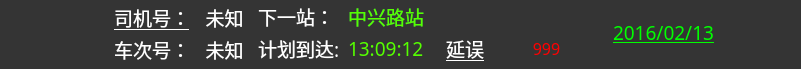
   <widget class="QFrame" name="frame_top">
    <property name="geometry">
     <rect>
      <x>0</x>
      <y>0</y>
      <width>801</width>
      <height>69</height>
     </rect>
    </property>
    <property name="palette">
     <palette>
      <active>
       <colorrole role="WindowText">
        <brush brushstyle="SolidPattern">
         <color alpha="255">
          <red>255</red>
          <green>255</green>
          <blue>255</blue>
         </color>
        </brush>
       </colorrole>
       <colorrole role="Button">
        <brush brushstyle="SolidPattern">
         <color alpha="255">
          <red>52</red>
          <green>52</green>
          <blue>52</blue>
         </color>
        </brush>
       </colorrole>
       <colorrole role="Light">
        <brush brushstyle="SolidPattern">
         <color alpha="255">
          <red>78</red>
          <green>78</green>
          <blue>78</blue>
         </color>
        </brush>
       </colorrole>
       <colorrole role="Midlight">
        <brush brushstyle="SolidPattern">
         <color alpha="255">
          <red>65</red>
          <green>65</green>
          <blue>65</blue>
         </color>
        </brush>
       </colorrole>
       <colorrole role="Dark">
        <brush brushstyle="SolidPattern">
         <color alpha="255">
          <red>26</red>
          <green>26</green>
          <blue>26</blue>
         </color>
        </brush>
       </colorrole>
       <colorrole role="Mid">
        <brush brushstyle="SolidPattern">
         <color alpha="255">
          <red>34</red>
          <green>34</green>
          <blue>34</blue>
         </color>
        </brush>
       </colorrole>
       <colorrole role="Text">
        <brush brushstyle="SolidPattern">
         <color alpha="255">
          <red>255</red>
          <green>255</green>
          <blue>255</blue>
         </color>
        </brush>
       </colorrole>
       <colorrole role="BrightText">
        <brush brushstyle="SolidPattern">
         <color alpha="255">
          <red>255</red>
          <green>255</green>
          <blue>255</blue>
         </color>
        </brush>
       </colorrole>
       <colorrole role="ButtonText">
        <brush brushstyle="SolidPattern">
         <color alpha="255">
          <red>255</red>
          <green>255</green>
          <blue>255</blue>
         </color>
        </brush>
       </colorrole>
       <colorrole role="Base">
        <brush brushstyle="SolidPattern">
         <color alpha="255">
          <red>0</red>
          <green>0</green>
          <blue>0</blue>
         </color>
        </brush>
       </colorrole>
       <colorrole role="Window">
        <brush brushstyle="SolidPattern">
         <color alpha="255">
          <red>52</red>
          <green>52</green>
          <blue>52</blue>
         </color>
        </brush>
       </colorrole>
       <colorrole role="Shadow">
        <brush brushstyle="SolidPattern">
         <color alpha="255">
          <red>0</red>
          <green>0</green>
          <blue>0</blue>
         </color>
        </brush>
       </colorrole>
       <colorrole role="AlternateBase">
        <brush brushstyle="SolidPattern">
         <color alpha="255">
          <red>26</red>
          <green>26</green>
          <blue>26</blue>
         </color>
        </brush>
       </colorrole>
       <colorrole role="ToolTipBase">
        <brush brushstyle="SolidPattern">
         <color alpha="255">
          <red>255</red>
          <green>255</green>
          <blue>220</blue>
         </color>
        </brush>
       </colorrole>
       <colorrole role="ToolTipText">
        <brush brushstyle="SolidPattern">
         <color alpha="255">
          <red>0</red>
          <green>0</green>
          <blue>0</blue>
         </color>
        </brush>
       </colorrole>
      </active>
      <inactive>
       <colorrole role="WindowText">
        <brush brushstyle="SolidPattern">
         <color alpha="255">
          <red>255</red>
          <green>255</green>
          <blue>255</blue>
         </color>
        </brush>
       </colorrole>
       <colorrole role="Button">
        <brush brushstyle="SolidPattern">
         <color alpha="255">
          <red>52</red>
          <green>52</green>
          <blue>52</blue>
         </color>
        </brush>
       </colorrole>
       <colorrole role="Light">
        <brush brushstyle="SolidPattern">
         <color alpha="255">
          <red>78</red>
          <green>78</green>
          <blue>78</blue>
         </color>
        </brush>
       </colorrole>
       <colorrole role="Midlight">
        <brush brushstyle="SolidPattern">
         <color alpha="255">
          <red>65</red>
          <green>65</green>
          <blue>65</blue>
         </color>
        </brush>
       </colorrole>
       <colorrole role="Dark">
        <brush brushstyle="SolidPattern">
         <color alpha="255">
          <red>26</red>
          <green>26</green>
          <blue>26</blue>
         </color>
        </brush>
       </colorrole>
       <colorrole role="Mid">
        <brush brushstyle="SolidPattern">
         <color alpha="255">
          <red>34</red>
          <green>34</green>
          <blue>34</blue>
         </color>
        </brush>
       </colorrole>
       <colorrole role="Text">
        <brush brushstyle="SolidPattern">
         <color alpha="255">
          <red>255</red>
          <green>255</green>
          <blue>255</blue>
         </color>
        </brush>
       </colorrole>
       <colorrole role="BrightText">
        <brush brushstyle="SolidPattern">
         <color alpha="255">
          <red>255</red>
          <green>255</green>
          <blue>255</blue>
         </color>
        </brush>
       </colorrole>
       <colorrole role="ButtonText">
        <brush brushstyle="SolidPattern">
         <color alpha="255">
          <red>255</red>
          <green>255</green>
          <blue>255</blue>
         </color>
        </brush>
       </colorrole>
       <colorrole role="Base">
        <brush brushstyle="SolidPattern">
         <color alpha="255">
          <red>0</red>
          <green>0</green>
          <blue>0</blue>
         </color>
        </brush>
       </colorrole>
       <colorrole role="Window">
        <brush brushstyle="SolidPattern">
         <color alpha="255">
          <red>52</red>
          <green>52</green>
          <blue>52</blue>
         </color>
        </brush>
       </colorrole>
       <colorrole role="Shadow">
        <brush brushstyle="SolidPattern">
         <color alpha="255">
          <red>0</red>
          <green>0</green>
          <blue>0</blue>
         </color>
        </brush>
       </colorrole>
       <colorrole role="AlternateBase">
        <brush brushstyle="SolidPattern">
         <color alpha="255">
          <red>26</red>
          <green>26</green>
          <blue>26</blue>
         </color>
        </brush>
       </colorrole>
       <colorrole role="ToolTipBase">
        <brush brushstyle="SolidPattern">
         <color alpha="255">
          <red>255</red>
          <green>255</green>
          <blue>220</blue>
         </color>
        </brush>
       </colorrole>
       <colorrole role="ToolTipText">
        <brush brushstyle="SolidPattern">
         <color alpha="255">
          <red>0</red>
          <green>0</green>
          <blue>0</blue>
         </color>
        </brush>
       </colorrole>
      </inactive>
      <disabled>
       <colorrole role="WindowText">
        <brush brushstyle="SolidPattern">
         <color alpha="255">
          <red>26</red>
          <green>26</green>
          <blue>26</blue>
         </color>
        </brush>
       </colorrole>
       <colorrole role="Button">
        <brush brushstyle="SolidPattern">
         <color alpha="255">
          <red>52</red>
          <green>52</green>
          <blue>52</blue>
         </color>
        </brush>
       </colorrole>
       <colorrole role="Light">
        <brush brushstyle="SolidPattern">
         <color alpha="255">
          <red>78</red>
          <green>78</green>
          <blue>78</blue>
         </color>
        </brush>
       </colorrole>
       <colorrole role="Midlight">
        <brush brushstyle="SolidPattern">
         <color alpha="255">
          <red>65</red>
          <green>65</green>
          <blue>65</blue>
         </color>
        </brush>
       </colorrole>
       <colorrole role="Dark">
        <brush brushstyle="SolidPattern">
         <color alpha="255">
          <red>26</red>
          <green>26</green>
          <blue>26</blue>
         </color>
        </brush>
       </colorrole>
       <colorrole role="Mid">
        <brush brushstyle="SolidPattern">
         <color alpha="255">
          <red>34</red>
          <green>34</green>
          <blue>34</blue>
         </color>
        </brush>
       </colorrole>
       <colorrole role="Text">
        <brush brushstyle="SolidPattern">
         <color alpha="255">
          <red>26</red>
          <green>26</green>
          <blue>26</blue>
         </color>
        </brush>
       </colorrole>
       <colorrole role="BrightText">
        <brush brushstyle="SolidPattern">
         <color alpha="255">
          <red>255</red>
          <green>255</green>
          <blue>255</blue>
         </color>
        </brush>
       </colorrole>
       <colorrole role="ButtonText">
        <brush brushstyle="SolidPattern">
         <color alpha="255">
          <red>26</red>
          <green>26</green>
          <blue>26</blue>
         </color>
        </brush>
       </colorrole>
       <colorrole role="Base">
        <brush brushstyle="SolidPattern">
         <color alpha="255">
          <red>52</red>
          <green>52</green>
          <blue>52</blue>
         </color>
        </brush>
       </colorrole>
       <colorrole role="Window">
        <brush brushstyle="SolidPattern">
         <color alpha="255">
          <red>52</red>
          <green>52</green>
          <blue>52</blue>
         </color>
        </brush>
       </colorrole>
       <colorrole role="Shadow">
        <brush brushstyle="SolidPattern">
         <color alpha="255">
          <red>0</red>
          <green>0</green>
          <blue>0</blue>
         </color>
        </brush>
       </colorrole>
       <colorrole role="AlternateBase">
        <brush brushstyle="SolidPattern">
         <color alpha="255">
          <red>52</red>
          <green>52</green>
          <blue>52</blue>
         </color>
        </brush>
       </colorrole>
       <colorrole role="ToolTipBase">
        <brush brushstyle="SolidPattern">
         <color alpha="255">
          <red>255</red>
          <green>255</green>
          <blue>220</blue>
         </color>
        </brush>
       </colorrole>
       <colorrole role="ToolTipText">
        <brush brushstyle="SolidPattern">
         <color alpha="255">
          <red>0</red>
          <green>0</green>
          <blue>0</blue>
         </color>
        </brush>
       </colorrole>
      </disabled>
     </palette>
    </property>
    <property name="font">
     <font>
      <family>Sans</family>
     </font>
    </property>
    <property name="autoFillBackground">
     <bool>true</bool>
    </property>
    <property name="frameShape">
     <enum>QFrame::Panel</enum>
    </property>
    <property name="frameShadow">
     <enum>QFrame::Plain</enum>
    </property>
    <property name="lineWidth">
     <number>0</number>
    </property>
    <widget class="QLabel" name="pic_namelogo">
     <property name="geometry">
      <rect>
       <x>4</x>
       <y>8</y>
       <width>48</width>
       <height>48</height>
      </rect>
     </property>
     <property name="text">
      <string/>
     </property>
     <property name="pixmap">
      <pixmap>res/Casco_Logo_48.png</pixmap>
     </property>
     <property name="scaledContents">
      <bool>false</bool>
     </property>
     <property name="wordWrap">
      <bool>false</bool>
     </property>
    </widget>
    <widget class="QLabel" name="lbl_namedriverid">
     <property name="geometry">
      <rect>
       <x>114</x>
       <y>2</y>
       <width>75</width>
       <height>31</height>
      </rect>
     </property>
     <property name="font">
      <font>
       <family>Sans</family>
       <pointsize>14</pointsize>
       <underline>true</underline>
       <kerning>true</kerning>
      </font>
     </property>
     <property name="autoFillBackground">
      <bool>true</bool>
     </property>
     <property name="text">
      <string>司机号：</string>
     </property>
     <property name="scaledContents">
      <bool>false</bool>
     </property>
    </widget>
    <widget class="QLabel" name="lbl_nameserviceid">
     <property name="geometry">
      <rect>
       <x>114</x>
       <y>34</y>
       <width>71</width>
       <height>31</height>
      </rect>
     </property>
     <property name="font">
      <font>
       <family>Sans</family>
       <pointsize>14</pointsize>
      </font>
     </property>
     <property name="text">
      <string>车次号：</string>
     </property>
     <property name="scaledContents">
      <bool>false</bool>
     </property>
    </widget>
    <widget class="QLabel" name="lbl_serviceid">
     <property name="geometry">
      <rect>
       <x>186</x>
       <y>34</y>
       <width>77</width>
       <height>31</height>
      </rect>
     </property>
     <property name="font">
      <font>
       <family>Sans</family>
       <pointsize>14</pointsize>
      </font>
     </property>
     <property name="text">
      <string>未知</string>
     </property>
     <property name="scaledContents">
      <bool>false</bool>
     </property>
     <property name="alignment">
      <set>Qt::AlignCenter</set>
     </property>
    </widget>
    <widget class="QLabel" name="pic_key">
     <property name="geometry">
      <rect>
       <x>60</x>
       <y>8</y>
       <width>48</width>
       <height>48</height>
      </rect>
     </property>
     <property name="text">
      <string/>
     </property>
     <property name="pixmap">
      <pixmap>res/key.png</pixmap>
     </property>
     <property name="scaledContents">
      <bool>true</bool>
     </property>
     <property name="wordWrap">
      <bool>false</bool>
     </property>
    </widget>
    <widget class="QLabel" name="lbl_driverid">
     <property name="geometry">
      <rect>
       <x>184</x>
       <y>2</y>
       <width>81</width>
       <height>31</height>
      </rect>
     </property>
     <property name="font">
      <font>
       <family>Sans</family>
       <pointsize>14</pointsize>
      </font>
     </property>
     <property name="text">
      <string>未知</string>
     </property>
     <property name="scaledContents">
      <bool>false</bool>
     </property>
     <property name="alignment">
      <set>Qt::AlignCenter</set>
     </property>
    </widget>
    <widget class="QLabel" name="lbl_date">
     <property name="geometry">
      <rect>
       <x>588</x>
       <y>6</y>
       <width>151</width>
       <height>53</height>
      </rect>
     </property>
     <property name="palette">
      <palette>
       <active>
        <colorrole role="WindowText">
         <brush brushstyle="SolidPattern">
          <color alpha="255">
           <red>0</red>
           <green>255</green>
           <blue>0</blue>
          </color>
         </brush>
        </colorrole>
       </active>
       <inactive>
        <colorrole role="WindowText">
         <brush brushstyle="SolidPattern">
          <color alpha="255">
           <red>0</red>
           <green>255</green>
           <blue>0</blue>
          </color>
         </brush>
        </colorrole>
       </inactive>
       <disabled>
        <colorrole role="WindowText">
         <brush brushstyle="SolidPattern">
          <color alpha="255">
           <red>26</red>
           <green>26</green>
           <blue>26</blue>
          </color>
         </brush>
        </colorrole>
       </disabled>
      </palette>
     </property>
     <property name="font">
      <font>
       <family>Sans</family>
       <pointsize>14</pointsize>
       <underline>true</underline>
      </font>
     </property>
     <property name="autoFillBackground">
      <bool>true</bool>
     </property>
     <property name="text">
      <string>2016/02/13</string>
     </property>
     <property name="scaledContents">
      <bool>false</bool>
     </property>
     <property name="alignment">
      <set>Qt::AlignCenter</set>
     </property>
    </widget>
    <widget class="QLabel" name="lbl_nextstaid">
     <property name="geometry">
      <rect>
       <x>348</x>
       <y>0</y>
       <width>173</width>
       <height>32</height>
      </rect>
     </property>
     <property name="palette">
      <palette>
       <active>
        <colorrole role="WindowText">
         <brush brushstyle="SolidPattern">
          <color alpha="255">
           <red>85</red>
           <green>255</green>
           <blue>0</blue>
          </color>
         </brush>
        </colorrole>
       </active>
       <inactive>
        <colorrole role="WindowText">
         <brush brushstyle="SolidPattern">
          <color alpha="255">
           <red>85</red>
           <green>255</green>
           <blue>0</blue>
          </color>
         </brush>
        </colorrole>
       </inactive>
       <disabled>
        <colorrole role="WindowText">
         <brush brushstyle="SolidPattern">
          <color alpha="255">
           <red>25</red>
           <green>25</green>
           <blue>25</blue>
          </color>
         </brush>
        </colorrole>
       </disabled>
      </palette>
     </property>
     <property name="font">
      <font>
       <family>Sans</family>
       <pointsize>14</pointsize>
      </font>
     </property>
     <property name="text">
      <string>中兴路站</string>
     </property>
    </widget>
    <widget class="QLabel" name="lbl_namenextstaid">
     <property name="geometry">
      <rect>
       <x>258</x>
       <y>0</y>
       <width>83</width>
       <height>32</height>
      </rect>
     </property>
     <property name="palette">
      <palette>
       <active>
        <colorrole role="WindowText">
         <brush brushstyle="SolidPattern">
          <color alpha="255">
           <red>255</red>
           <green>255</green>
           <blue>255</blue>
          </color>
         </brush>
        </colorrole>
       </active>
       <inactive>
        <colorrole role="WindowText">
         <brush brushstyle="SolidPattern">
          <color alpha="255">
           <red>255</red>
           <green>255</green>
           <blue>255</blue>
          </color>
         </brush>
        </colorrole>
       </inactive>
       <disabled>
        <colorrole role="WindowText">
         <brush brushstyle="SolidPattern">
          <color alpha="255">
           <red>25</red>
           <green>25</green>
           <blue>25</blue>
          </color>
         </brush>
        </colorrole>
       </disabled>
      </palette>
     </property>
     <property name="font">
      <font>
       <family>Sans</family>
       <pointsize>14</pointsize>
      </font>
     </property>
     <property name="text">
      <string>下一站：</string>
     </property>
    </widget>
    <widget class="QLabel" name="lbl_arrtime">
     <property name="geometry">
      <rect>
       <x>348</x>
       <y>32</y>
       <width>89</width>
       <height>32</height>
      </rect>
     </property>
     <property name="palette">
      <palette>
       <active>
        <colorrole role="WindowText">
         <brush brushstyle="SolidPattern">
          <color alpha="255">
           <red>85</red>
           <green>255</green>
           <blue>0</blue>
          </color>
         </brush>
        </colorrole>
       </active>
       <inactive>
        <colorrole role="WindowText">
         <brush brushstyle="SolidPattern">
          <color alpha="255">
           <red>85</red>
           <green>255</green>
           <blue>0</blue>
          </color>
         </brush>
        </colorrole>
       </inactive>
       <disabled>
        <colorrole role="WindowText">
         <brush brushstyle="SolidPattern">
          <color alpha="255">
           <red>25</red>
           <green>25</green>
           <blue>25</blue>
          </color>
         </brush>
        </colorrole>
       </disabled>
      </palette>
     </property>
     <property name="font">
      <font>
       <family>Sans</family>
       <pointsize>14</pointsize>
      </font>
     </property>
     <property name="text">
      <string>13:09:12</string>
     </property>
    </widget>
    <widget class="QLabel" name="lbl_namearrtime">
     <property name="geometry">
      <rect>
       <x>258</x>
       <y>32</y>
       <width>91</width>
       <height>32</height>
      </rect>
     </property>
     <property name="palette">
      <palette>
       <active>
        <colorrole role="WindowText">
         <brush brushstyle="SolidPattern">
          <color alpha="255">
           <red>255</red>
           <green>255</green>
           <blue>255</blue>
          </color>
         </brush>
        </colorrole>
       </active>
       <inactive>
        <colorrole role="WindowText">
         <brush brushstyle="SolidPattern">
          <color alpha="255">
           <red>255</red>
           <green>255</green>
           <blue>255</blue>
          </color>
         </brush>
        </colorrole>
       </inactive>
       <disabled>
        <colorrole role="WindowText">
         <brush brushstyle="SolidPattern">
          <color alpha="255">
           <red>25</red>
           <green>25</green>
           <blue>25</blue>
          </color>
         </brush>
        </colorrole>
       </disabled>
      </palette>
     </property>
     <property name="font">
      <font>
       <family>Sans</family>
       <pointsize>14</pointsize>
      </font>
     </property>
     <property name="text">
      <string>计划到达:</string>
     </property>
    </widget>
    <widget class="QLabel" name="lbl_namedelay">
     <property name="geometry">
      <rect>
       <x>446</x>
       <y>32</y>
       <width>43</width>
       <height>32</height>
      </rect>
     </property>
     <property name="palette">
      <palette>
       <active>
        <colorrole role="WindowText">
         <brush brushstyle="SolidPattern">
          <color alpha="255">
           <red>255</red>
           <green>255</green>
           <blue>255</blue>
          </color>
         </brush>
        </colorrole>
       </active>
       <inactive>
        <colorrole role="WindowText">
         <brush brushstyle="SolidPattern">
          <color alpha="255">
           <red>255</red>
           <green>255</green>
           <blue>255</blue>
          </color>
         </brush>
        </colorrole>
       </inactive>
       <disabled>
        <colorrole role="WindowText">
         <brush brushstyle="SolidPattern">
          <color alpha="255">
           <red>25</red>
           <green>25</green>
           <blue>25</blue>
          </color>
         </brush>
        </colorrole>
       </disabled>
      </palette>
     </property>
     <property name="font">
      <font>
       <family>微软雅黑</family>
       <pointsize>14</pointsize>
       <underline>true</underline>
      </font>
     </property>
     <property name="text">
      <string>延误</string>
     </property>
    </widget>
    <widget class="QLabel" name="lbl_delay">
     <property name="geometry">
      <rect>
       <x>488</x>
       <y>32</y>
       <width>117</width>
       <height>32</height>
      </rect>
     </property>
     <property name="palette">
      <palette>
       <active>
        <colorrole role="WindowText">
         <brush brushstyle="SolidPattern">
          <color alpha="255">
           <red>255</red>
           <green>0</green>
           <blue>0</blue>
          </color>
         </brush>
        </colorrole>
       </active>
       <inactive>
        <colorrole role="WindowText">
         <brush brushstyle="SolidPattern">
          <color alpha="255">
           <red>255</red>
           <green>0</green>
           <blue>0</blue>
          </color>
         </brush>
        </colorrole>
       </inactive>
       <disabled>
        <colorrole role="WindowText">
         <brush brushstyle="SolidPattern">
          <color alpha="255">
           <red>25</red>
           <green>25</green>
           <blue>25</blue>
          </color>
         </brush>
        </colorrole>
       </disabled>
      </palette>
     </property>
     <property name="font">
      <font>
       <family>Sans</family>
       <pointsize>12</pointsize>
      </font>
     </property>
     <property name="text">
      <string>999</string>
     </property>
     <property name="alignment">
      <set>Qt::AlignCenter</set>
     </property>
    </widget>
    <widget class="QLabel" name="btn_mute">
     <property name="geometry">
      <rect>
       <x>744</x>
       <y>12</y>
       <width>48</width>
       <height>48</height>
      </rect>
     </property>
     <property name="autoFillBackground">
      <bool>true</bool>
     </property>
     <property name="text">
      <string/>
     </property>
     <property name="pixmap">
      <pixmap>res/Sound.png</pixmap>
     </property>
     <property name="scaledContents">
      <bool>true</bool>
     </property>
     <property name="wordWrap">
      <bool>false</bool>
     </property>
    </widget>
   </widget>
